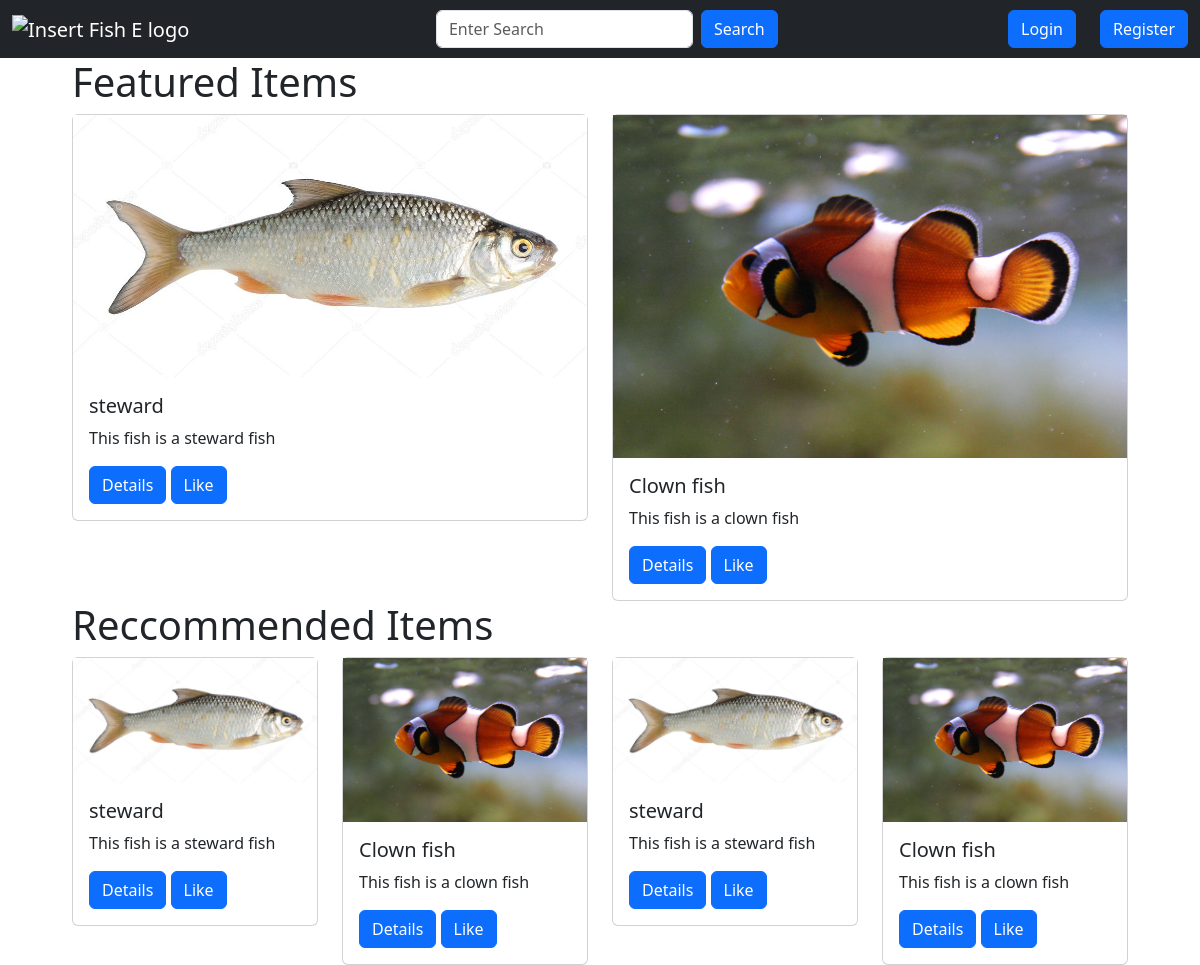
Page /home on the earlier database version.
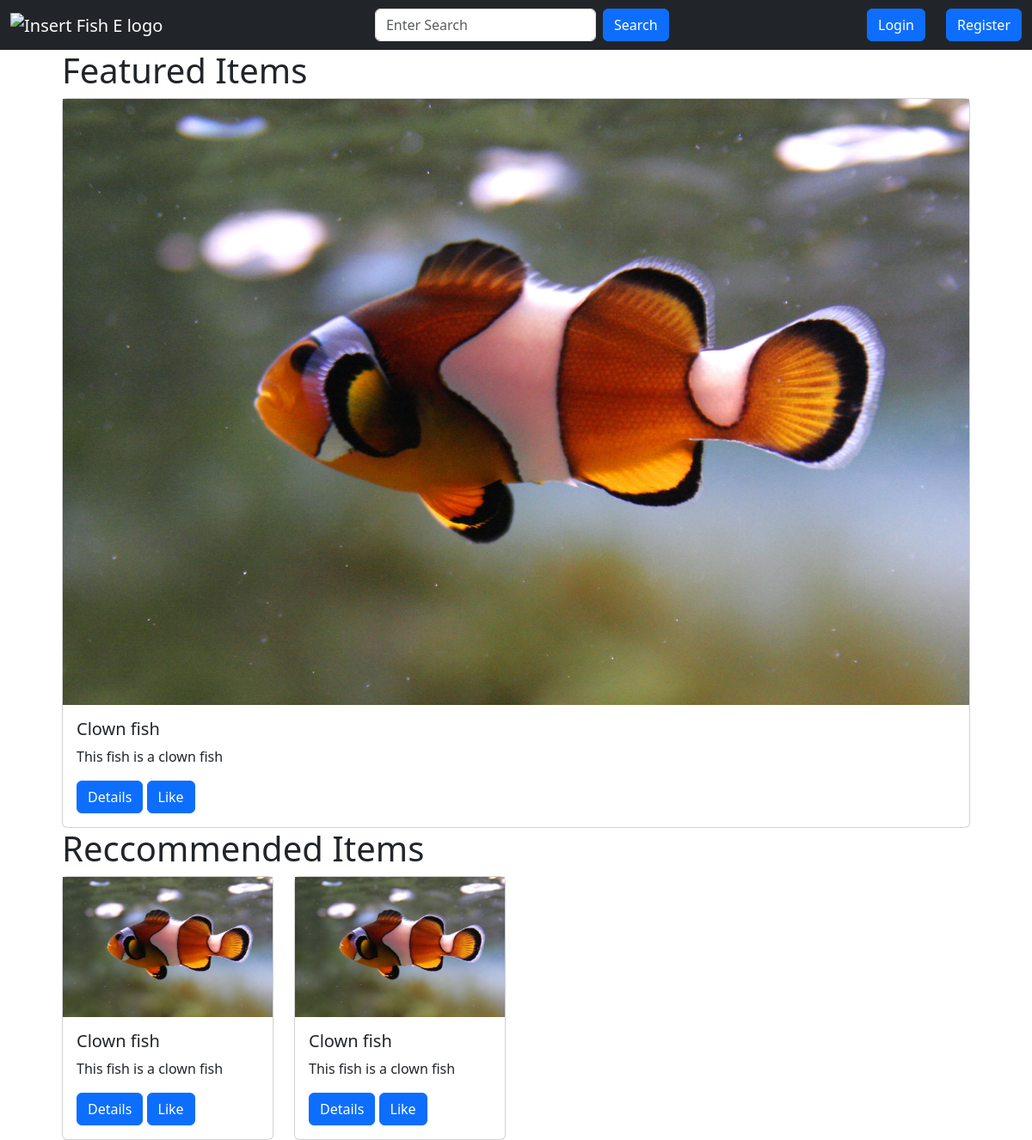
Same page on the later database version.
### app.py (models this page shows, shortened)
class Item(db.Model):
    __searchable__ = ["name", "description"]
    id = db.Column(db.Integer, primary_key=True)
    user_id = db.Column(db.Integer, db.ForeignKey("user.id"), nullable=False)
    name = db.Column(db.String(100), nullable=False)
    description = db.Column(db.String(500), nullable=False)
    category = db.Column(db.String(20), nullable=True)
    base_price = db.Column(db.Float, nullable=False)
    image_file = db.Column(db.String(200), nullable=False, default="default.jpg")
    date_posted = db.Column(db.DateTime, nullable=False, default=datetime.utcnow)
    likes = db.relationship("ItemLike", backref="item", lazy=True)
    status = db.Column(
        db.String(10), nullable=False, default="available"
    )  # "available" or "sold"

### app.py (the view)
@app.route("/home")
def render_home():
    search_form = SearchForm()
    items = Item.query.filter_by(status="available").limit(4).all()
    r_items = items + items
    f_items = items
    l_items = []
    if current_user.is_authenticated:
        for like in current_user.liked:
            item = Item.query.filter_by(id=like.item_id).first()
            l_items.append(item)
    return render_template(
        "home.html",
        f_items=f_items,
        r_items=r_items,
        l_items=l_items,
        search_form=search_form,
    )

### app.py
class SearchForm(FlaskForm):
    search = StringField(
        validators=[DataRequired()], render_kw={"placeholder": "Enter Search"}
    )
    submit = SubmitField("Search")

### templates/home.html (shortened to what this page needs)
{% from 'macros/navbar.html' import navbar %}
{% from 'macros/my_likes.html' import my_likes %}
{% from 'macros/featured_items.html' import featured_items %}
{% from 'macros/reccommended_items.html' import reccommended_items %}
{% extends 'base.html' %}
{% block content %}
{{ navbar(search_form, current_user) }}
<div class="container-fluid">
    <div class="row mx-5">
        <div class="col-md-12">
            {{ featured_items(f_items, current_user) }}
        </div>
    </div>
    <div class="row mx-5">
        <div class="col-md-12">
            {{ reccommended_items(r_items, current_user) }}
        </div>
    </div>
</div>
{% endblock content %}

### templates/macros/featured_items.html
{% from 'macros/item_card.html' import item_card %}
{% macro featured_items(items, current_user) %}
<div class="row">
    <div class="col">
        <div class="row">
            <div class="col">
                <h1>Featured Items</h1>
            </div>
        </div>
        <div class="row">
            {% for item in items %}
            <div class="col">
                {{ item_card(item, current_user) }}
            </div>
            {% endfor %}
        </div>
    </div>
</div>
{% endmacro %}

### templates/macros/reccommended_items.html
{% from 'macros/item_card.html' import item_card %}
{% macro reccommended_items(items, current_user) %}
<div class="row">
    <div class="col">
        <div class="row">
            <div class="col">
                <h1>Reccommended Items</h1>
            </div>
        </div>
        <div class="row gy-5">
            {% for item in items %}
            <div class="col-md-3">
                {{ item_card(item, current_user) }}
            </div>
            {% endfor %}
        </div>
    </div>
</div>
{% endmacro %}

### templates/macros/item_card.html
{% macro item_card(item, current_user) %}
<div class="card">
    <img src="{{ url_for('static', filename='img/fish/' + item.image_file) }}" alt="insert image"
        style="display: block; max-width: 100%; height: auto;">
    <div class="card-body">
        {% if item.status == "bought" %}
        <h5 class="card-title">{{ item.name }} <small>(bought)</small></h5>
        {% else %}
        <h5 class="card-title">{{ item.name }}</h5>
        {% endif %}
        <p class="card-text">{{ item.description }}</p>
        <a href="/item/{{ item.id }}" class="btn btn-primary">Details</a>
        {% if current_user.is_authenticated %}
        {% if not current_user.has_liked_item(item) %}
        <a href="{{ url_for('like_action', item_id=item.id, action='like') }}" class="btn btn-primary">Like</a>
        {% else %}
        <a href="{{ url_for('like_action', item_id=item.id, action='unlike') }}" class="btn btn-primary">Unlike</a>
        {% endif %}
        {% else %}
        <a href="{{ url_for('like_action', item_id=item.id, action='like') }}" class="btn btn-primary">Like</a>
        {% endif %}
    </div>
</div>
{% endmacro %}

Differences in the rows shown:
no longer on this page (row edited): Item: image_file (picture), name "steward", description "This fish is a steward fish"
